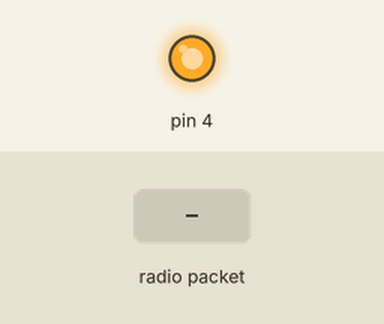
This sketch was run on a simulated Arduino Uno, built with avr-gcc and run on an emulated ATmega328P. Shown: output pins drawn as LEDs (lit = HIGH). Inputs (shaded band) come from the test bench. No radio packets arrive unless stated; what the sketch prints to the serial monitor is not drawn.

Above: at 1.2 s.
1.3 s: radio packet "1" arrives
Timing chart, 0 to 4.3 s (numbered marks = the images above; inputs shaded):
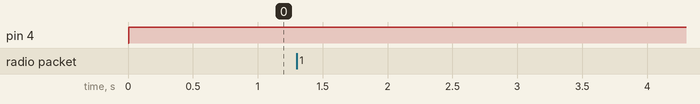

The sketch:

NRFRx.ino
```cpp
/*
  Arduino Wireless Communication Tutorial
        Example 1 - Receiver Code

  by Dejan Nedelkovski, www.HowToMechatronics.com

  Library: TMRh20/RF24, https://github.com/tmrh20/RF24/
*/

#include <SPI.h>
#include <nRF24L01.h>
#include <RF24.h>

RF24 radio(8, 9); // CE, CSN

const byte address[6] = "00001";

void setup() {
  pinMode(4, OUTPUT);
  Serial.begin(9600);
  radio.begin();
  radio.openReadingPipe(0, address);
  radio.setPALevel(RF24_PA_MIN);
  radio.startListening();
}

void loop() {
  digitalWrite(4, HIGH);
  if (radio.available()) {
    char text[32] = "";
    radio.read(&text, sizeof(text));
    Serial.println(text);
  }
}
```

Measured:
- after the input at 1.3 s, every drawn part: stays the same
